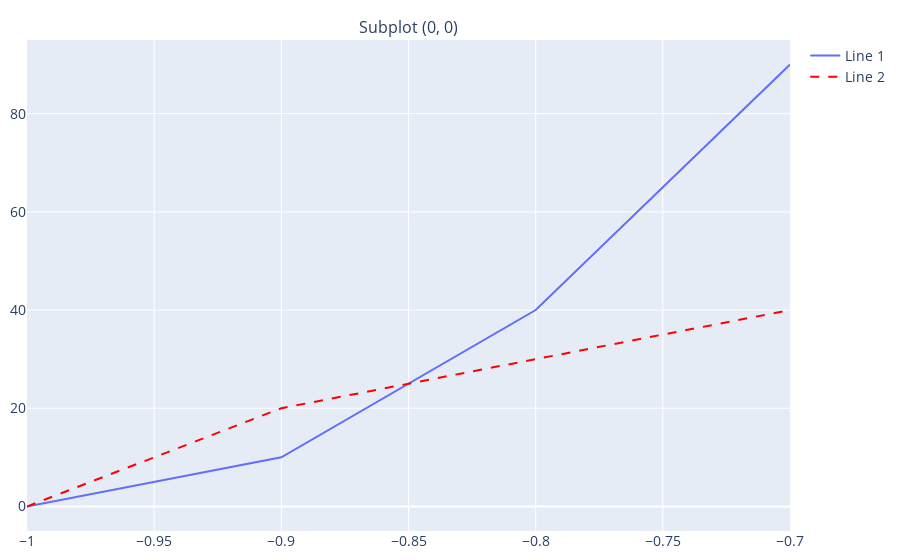

The notebook cell saved with this chart:
### Code cell
# Test with plotly backend
c = canvas.Canvas(width="17cm", ratio=0.5)
sp = c.add_subplot(
    grid=True, xlabel="x (mm)", ylabel="10y", yscale=10, xshift=-10, xscale=0.1
)
sp.add_line([0, 1, 2, 3], [0, 1, 4, 9], label="Line 1", linestyle="-.")
sp.add_line([0, 1, 2, 3], [0, 2, 3, 4], linestyle="dashed", color="red", label="Line 2")
c.plot(backend="matplotlib")
c.plot(backend="plotly")
c.savefig(filename="tutorial_01_03.pdf")

### Figure 1 — Plotly figure (JSON) as saved in the notebook; plotly's stock layout.template omitted (floating-point values rounded to 4 significant figures)
{"data": [{"line": {"dash": "solid"}, "mode": "lines", "name": "Line 1", "type": "scatter", "x": [-1.0, -0.9, -0.8, -0.7], "xaxis": "x", "y": [0.0, 10.0, 40.0, 90.0], "yaxis": "y"}, {"line": {"color": "red", "dash": "dash"}, "mode": "lines", "name": "Line 2", "type": "scatter", "x": [-1.0, -0.9, -0.8, -0.7], "xaxis": "x", "y": [0.0, 20.0, 30.0, 40.0], "yaxis": "y"}], "layout": {"annotations": [{"font": {"size": 16}, "showarrow": false, "text": "Subplot (0, 0)", "x": 0.5, "xanchor": "center", "xref": "paper", "y": 1, "yanchor": "bottom", "yref": "paper"}], "font": {"size": 14}, "margin": {"b": 10, "l": 10, "r": 10, "t": 40}, "xaxis": {"anchor": "y", "domain": [0, 1]}, "yaxis": {"anchor": "x", "domain": [0, 1]}}}
